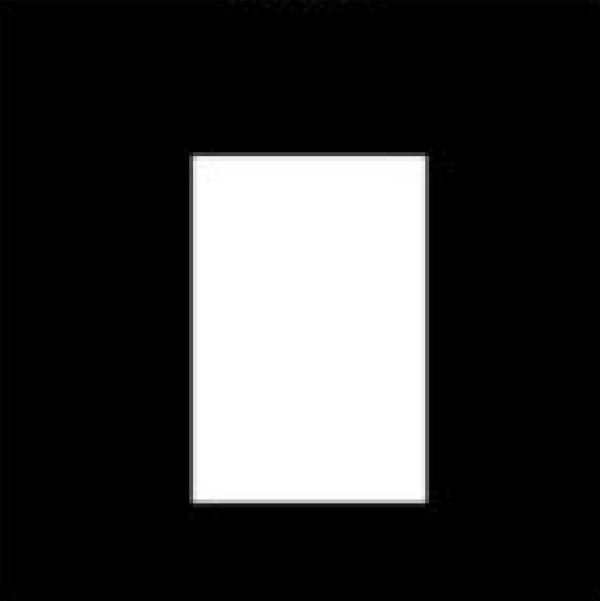
#> input picture img/box.jpg, 600 x 601 px, found by its file name
$ python 30-2.py
#> lines starting #> are read from the running program, lines starting #| are printed output that depends on the picture; after the words box and inside, x2 and y2 are one past the last pixel; in counts of white or black regions, pixels touching at a corner belong together
import cv2
import numpy as np
filename = 'img/box.jpg'
img = cv2.imread(filename)
#> img is the input picture: shape (601, 600, 3); min 0, max 255, mean 57.6
gray = cv2.cvtColor(img,cv2.COLOR_BGR2GRAY)
# find Harris corners
gray = np.float32(gray)
dst = cv2.cornerHarris(gray,2,3,0.04)
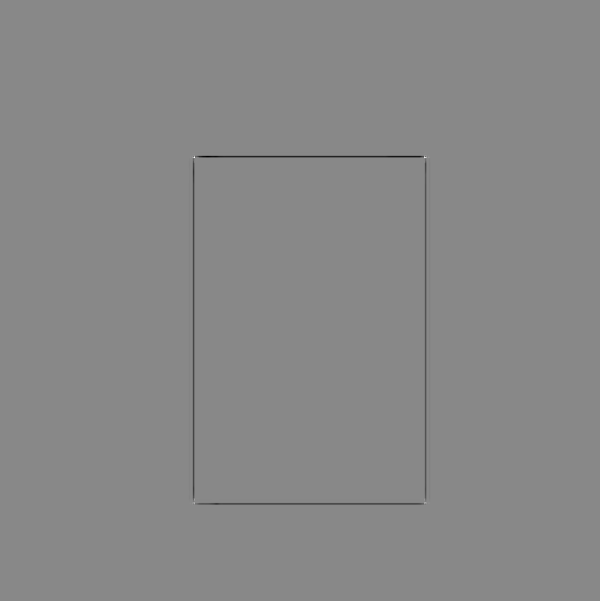
#> dst: shape (601, 600) float32; min -35067008, max 30295322, mean -93723.3; drawn with min black and max white
dst = cv2.dilate(dst,None)
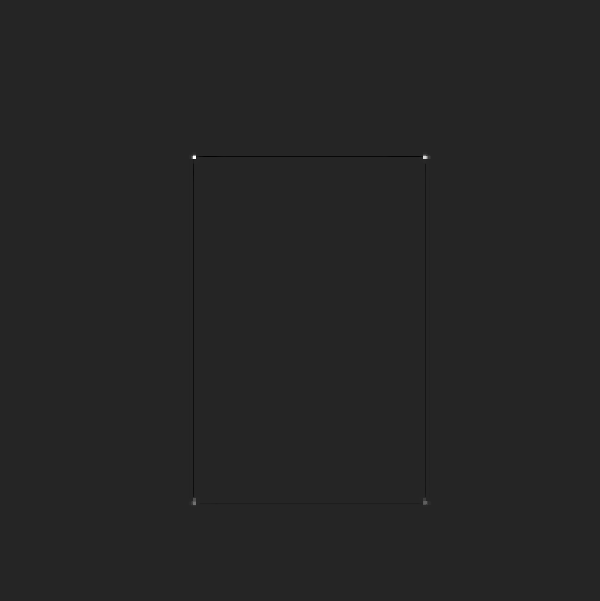
#> dst: shape (601, 600) float32; min -5279764, max 30295322, mean -5887.9; drawn with min black and max white
ret, dst = cv2.threshold(dst,0.01*dst.max(),255,0)
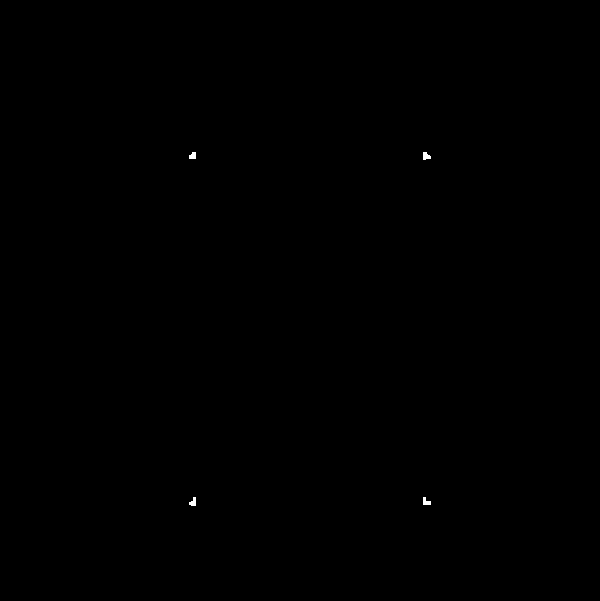
#> dst: shape (601, 600) float32; 0.05% white; 4 white regions, box (x1, y1, x2, y2) and area: (423, 152, 431, 160) 47, (423, 497, 431, 505) 44, (189, 497, 196, 506) 43, (189, 152, 196, 159) 41
#> ret = 302953.2
dst = np.uint8(dst)
# find centroids
#connectedComponentsWithStats(InputArray image, OutputArray labels, OutputArray stats,
#OutputArray centroids, int connectivity=8, int ltype=CV_32S)
ret, labels, stats, centroids = cv2.connectedComponentsWithStats(dst)
#> labels: shape (601, 600) int32; 5 distinct labels, from 0 to 4
#> ret = 5; stats = [[0, 0, 600, 601, 360425], [189, 152, 7, 7, 41], [423, 152, 8, 8, 47], [189, 497, 7, 9, 43], [423, 497, 8, 8, 44]]; centroids = [[299.5, 300], [192.4, 155.4], [425.8, 155.7], [192.8, 501.7], [425.8, 501.4]]
# define the criteria to stop and refine the corners
criteria = (cv2.TERM_CRITERIA_EPS + cv2.TERM_CRITERIA_MAX_ITER, 100, 0.001)
#Python: cv2.cornerSubPix(image, corners, winSize, zeroZone, criteria)
#zeroZone – Half of the size of the dead region in the middle of the search zone
#over which the summation in the formula below is not done. It is used sometimes
# to avoid possible singularities of the autocorrelation matrix. The value of (-1,-1)
# indicates that there is no such a size.
# 返回值由角点坐标组成的一个数组（而非图像）
corners = cv2.cornerSubPix(gray,np.float32(centroids),(5,5),(-1,-1),criteria)
#> corners = [[299.5, 300], [192.4, 155.6], [425.3, 155.6], [192.6, 502.4], [425, 502.5]]
# Now draw them
res = np.hstack((centroids,corners))
#> res = [[299.5, 300, 299.5, 300], [192.4, 155.4, 192.4, 155.6], [425.8, 155.7, 425.3, 155.6], [192.8, 501.7, 192.6, 502.4], [425.8, 501.4, 425, 502.5]]
#np.int0 可以用来省略小数点后面的数字（非四㮼五入）。
res = np.int0(res)
#> res = [[299, 299, 299, 299], [192, 155, 192, 155], [425, 155, 425, 155], [192, 501, 192, 502], [425, 501, 425, 502]]
img[res[:,1],res[:,0]]=[0,0,255]
#> img: shape (601, 600, 3); under 0.01% of pixels changed, all inside (x1, y1, x2, y2) = (192, 155, 426, 502)
img[res[:,3],res[:,2]] = [0,255,0]
#> img: shape (601, 600, 3); mean B, G, R 57.6, 57.6, 57.6
cv2.imshow('dst',img)
cv2.waitKey(0)
cv2.destroyAllWindows()

$ run again, with img/3.jpg copied over img/box.jpg
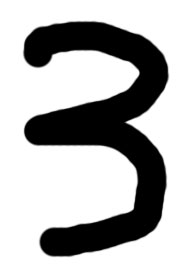
#> input picture img/3.jpg, 186 x 270 px, found by its file name
#> img is the input picture: shape (270, 186, 3); min 0, max 255, mean 177.2
#> `dst = cv2.cornerHarris(gray,2,3,0.04)`:
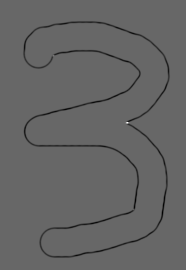
#> dst: shape (270, 186) float32; min -92989104, max 135269408, mean -2020384.8; drawn with min black and max white
#> `ret, dst = cv2.threshold(dst,0.01*dst.max(),255,0)`: ret = 1352694.1
#> labels: shape (270, 186) int32; 3 distinct labels, from 0 to 2
#> `ret, labels, stats, centroids = cv2.connectedComponentsWithStats(dst)`: ret = 3; stats = [[0, 0, 186, 270, 50184], [52, 54, 3, 3, 9], [124, 121, 7, 4, 27]]; centroids = [[92.49, 134.5], [53, 55], [126.9, 122.4]]
#> corners = [[92.49, 134.5], [52.2, 54.3], [124.7, 121.8]]
#> `res = np.hstack((centroids,corners))`: res = [[92.49, 134.5, 92.49, 134.5], [53, 55, 52.2, 54.3], [126.9, 122.4, 124.7, 121.8]]
#> `res = np.int0(res)`: res = [[92, 134, 92, 134], [53, 55, 52, 54], [126, 122, 124, 121]]
